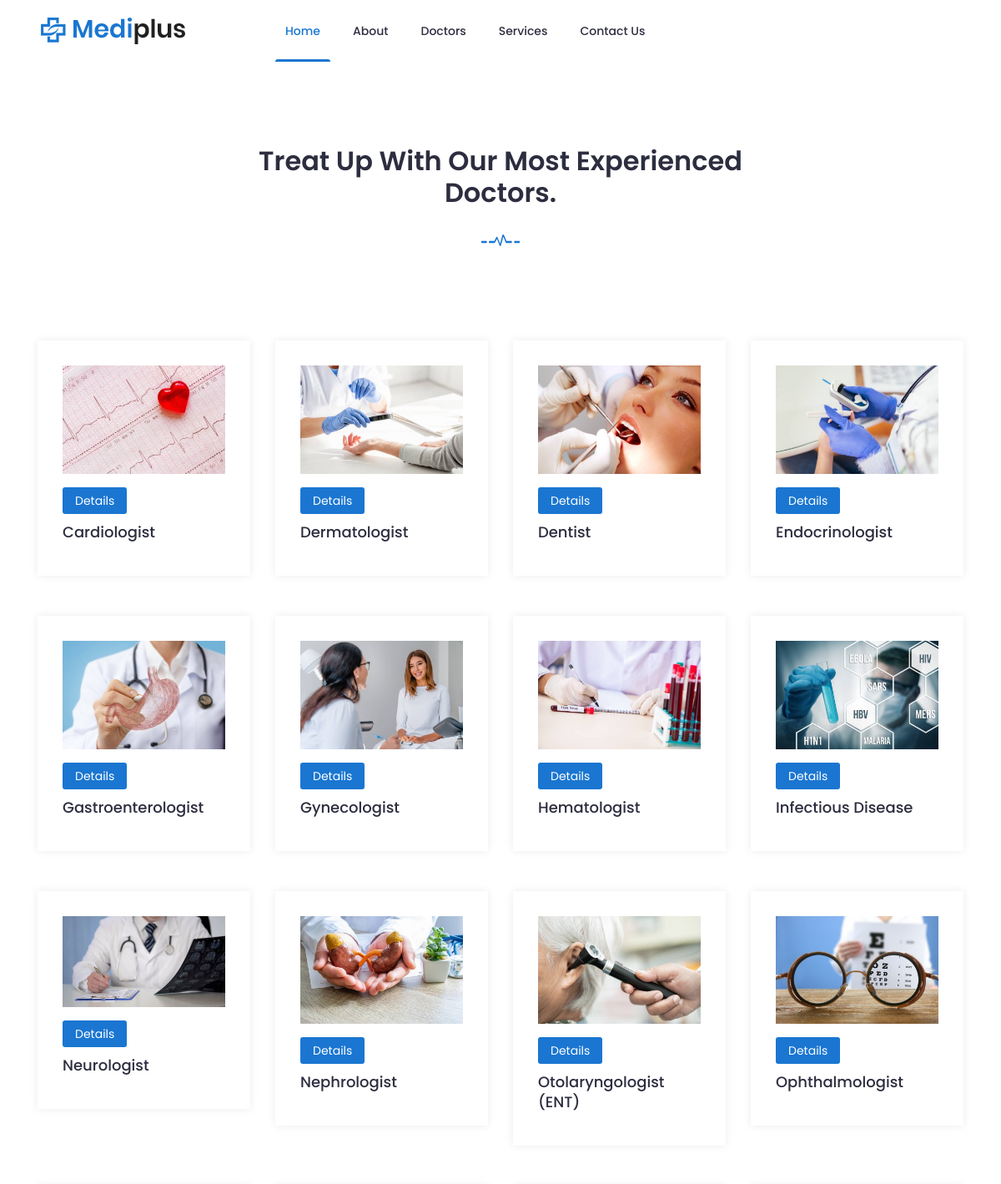
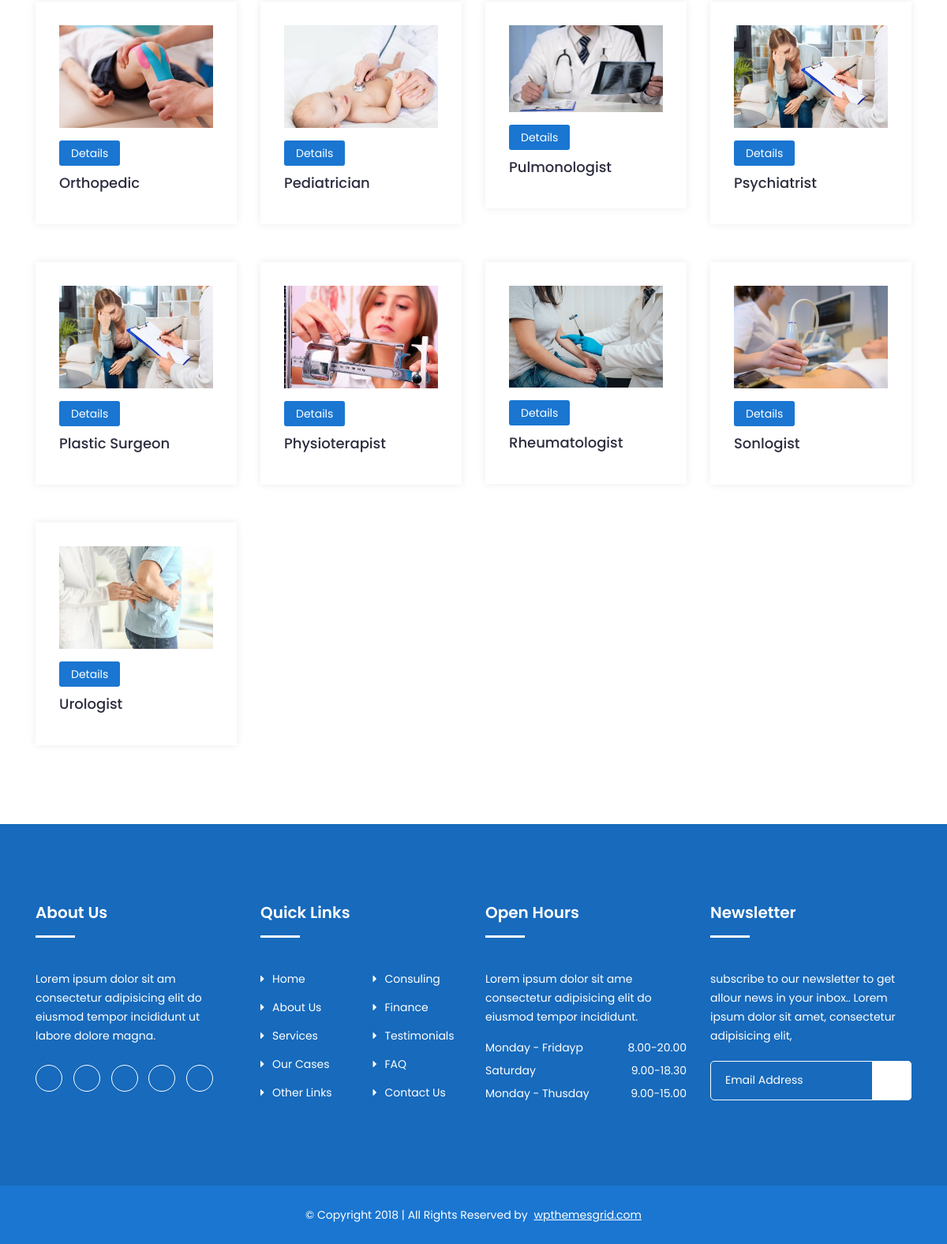
The app's page /doctors/ with its own data (2 pictures, top to bottom).
### myapp/models.py (models this page shows, shortened)
class Category(models.Model):
    title = models.CharField(max_length=200)
    image = models.ImageField(upload_to='images/', default="")
    class Meta:
        verbose_name_plural = 'Categories'

### myapp/views.py (the view)
# urls.py: path('doctors/', views.Doctors, name='doctors'),
def Doctors(request):
    category = Category.objects.all()
    context = {'category': category}
    return render(request, 'doctor.html', context)

### templates/doctor.html
{% include 'partials/header.html' %}
		<section class="blog section" id="blog">
			<div class="container">
				<div class="row">
					<div class="col-lg-12">
						<div class="section-title">
							<h2>Treat up with Our Most Experienced Doctors.</h2>
							<img src="/static/mimg/section-img.png" alt="#">
						</div>
					</div>
				</div>
				<div class="row">
							{% for i in category %}
					<div class="col-md-3 mt-5 ">
							<div class="single-news">
							<div class="news-body">
								<div class="news-content">
										<img src="/media/{{i.image}}" class="h-100 w-100" alt="#">
									<div class="date mt-3"><a href="{% url 'doctordetails' i.id %}">Details</a></div>
									<h2><a href="{% url 'doctordetails' i.id %}">{{i.title}}</a></h2>
								</div>
							</div>
						</div>
					</div>
{% endfor %}
				</div>
			</div>
		</section>
{% include 'partials/footer.html' %}

### templates/partials/header.html (shortened to what this page needs)
<!doctype html>
{% load static %}
<html class="no-js" lang="zxx">
    <head>
		<link rel="stylesheet" href="/static/mcss/bootstrap.min.css">
		<link rel="stylesheet" href="/static/mcss/nice-select.css">
        <link rel="stylesheet" href="/static/mcss/font-awesome.min.css">
        <link rel="stylesheet" href="/static/mcss/icofont.css">
		<link rel="stylesheet" href="/static/mcss/slicknav.min.css">
        <link rel="stylesheet" href="/static/mcss/owl-carousel.css">
		<link rel="stylesheet" href="/static/mcss/datepicker.css">
        <link rel="stylesheet" href="/static/mcss/animate.min.css">
        <link rel="stylesheet" href="/static/mcss/magnific-popup.css">
        <link rel="stylesheet" href="/static/mcss/normalize.css">
        <link rel="stylesheet" href="/static/style.css">
        <link rel="stylesheet" href="/static/mcss/responsive.css">
    </head>
    <body>
		<header class="header" >
			<div class="header-inner">
				<div class="container">
					<div class="inner">
						<div class="row">
							<div class="col-lg-3 col-md-3 col-12">
								<div class="logo">
									<a href="index.html"><img src="/static/mimg/logo.png" alt="#"></a>
								</div>
							</div>
							<div class="col-lg-7 col-md-9 col-12">
								<div class="main-menu">
									<nav class="navigation">
										<ul class="nav menu">
											<li class="active"><a href="{% url 'index' %}">Home</a></li>
												<li><a href="{% url 'about' %}">About</a></li>
											<li><a href="{% url 'doctors' %}">Doctors </a></li>
											<li><a href="{% url 'services' %}">Services </a></li>
											<li><a href="{% url 'contact' %}">Contact Us</a></li>
										</ul>
									</nav>
								</div>
							</div>
						</div>
					</div>
				</div>
			</div>
		</header>

### templates/partials/footer.html (shortened to what this page needs)
		<footer id="footer" class="footer ">
			<div class="footer-top">
				<div class="container">
					<div class="row">
						<div class="col-lg-3 col-md-6 col-12">
							<div class="single-footer">
								<h2>About Us</h2>
								<p>Lorem ipsum dolor sit am consectetur adipisicing elit do eiusmod tempor incididunt ut labore dolore magna.</p>
								<ul class="social">
									<li><a href="#"><i class="icofont-facebook"></i></a></li>
									<li><a href="#"><i class="icofont-google-plus"></i></a></li>
									<li><a href="#"><i class="icofont-twitter"></i></a></li>
									<li><a href="#"><i class="icofont-vimeo"></i></a></li>
									<li><a href="#"><i class="icofont-pinterest"></i></a></li>
								</ul>
							</div>
						</div>
						<div class="col-lg-3 col-md-6 col-12">
							<div class="single-footer f-link">
								<h2>Quick Links</h2>
								<div class="row">
									<div class="col-lg-6 col-md-6 col-12">
										<ul>
											<li><a href="#"><i class="fa fa-caret-right" aria-hidden="true"></i>Home</a></li>
											<li><a href="#"><i class="fa fa-caret-right" aria-hidden="true"></i>About Us</a></li>
											<li><a href="#"><i class="fa fa-caret-right" aria-hidden="true"></i>Services</a></li>
											<li><a href="#"><i class="fa fa-caret-right" aria-hidden="true"></i>Our Cases</a></li>
											<li><a href="#"><i class="fa fa-caret-right" aria-hidden="true"></i>Other Links</a></li>
										</ul>
									</div>
									<div class="col-lg-6 col-md-6 col-12">
										<ul>
											<li><a href="#"><i class="fa fa-caret-right" aria-hidden="true"></i>Consuling</a></li>
											<li><a href="#"><i class="fa fa-caret-right" aria-hidden="true"></i>Finance</a></li>
											<li><a href="#"><i class="fa fa-caret-right" aria-hidden="true"></i>Testimonials</a></li>
											<li><a href="#"><i class="fa fa-caret-right" aria-hidden="true"></i>FAQ</a></li>
											<li><a href="#"><i class="fa fa-caret-right" aria-hidden="true"></i>Contact Us</a></li>
										</ul>
									</div>
								</div>
							</div>
						</div>
						<div class="col-lg-3 col-md-6 col-12">
							<div class="single-footer">
								<h2>Open Hours</h2>
								<p>Lorem ipsum dolor sit ame consectetur adipisicing elit do eiusmod tempor incididunt.</p>
								<ul class="time-sidual">
									<li class="day">Monday - Fridayp <span>8.00-20.00</span></li>
									<li class="day">Saturday <span>9.00-18.30</span></li>
									<li class="day">Monday - Thusday <span>9.00-15.00</span></li>
								</ul>
							</div>
						</div>
						<div class="col-lg-3 col-md-6 col-12">
							<div class="single-footer">
								<h2>Newsletter</h2>
								<p>subscribe to our newsletter to get allour news in your inbox.. Lorem ipsum dolor sit amet, consectetur adipisicing elit,</p>
								<form action="mail/mail.php" method="get" target="_blank" class="newsletter-inner">
									<input name="email" placeholder="Email Address" class="common-input" onfocus="this.placeholder = ''"
										onblur="this.placeholder = 'Your email address'" required="" type="email">
									<button class="button"><i class="icofont icofont-paper-plane"></i></button>
								</form>
							</div>
						</div>
					</div>
				</div>
			</div>
			<div class="copyright">
				<div class="container">
					<div class="row">
						<div class="col-lg-12 col-md-12 col-12">
							<div class="copyright-content">
								<p>© Copyright 2018  |  All Rights Reserved by <a href="https://www.wpthemesgrid.com" target="_blank">wpthemesgrid.com</a> </p>
							</div>
						</div>
					</div>
				</div>
			</div>
		</footer>
    </body>
</html>

### records on screen
Category: image (picture), title "Cardiologist"
Category: image (picture), title "Dermatologist"
Category: image (picture), title "Dentist"
Category: image (picture), title "Endocrinologist"
Category: image (picture), title "Gastroenterologist"
Category: image (picture), title "Gynecologist"
Category: image (picture), title "Hematologist"
Category: image (picture), title "Infectious Disease"
Category: image (picture), title "Neurologist"
Category: image (picture), title "Nephrologist"
Category: image (picture), title "Otolaryngologist (ENT)"
Category: image (picture), title "Ophthalmologist"
Category: image (picture), title "Orthopedic"
Category: image (picture), title "Pediatrician"
Category: image (picture), title "Pulmonologist"
Category: image (picture), title "Psychiatrist"
Category: image (picture), title "Plastic Surgeon"
Category: image (picture), title "Physioterapist"
Category: image (picture), title "Rheumatologist"
Category: image (picture), title "Sonlogist"
Category: image (picture), title "Urologist"
